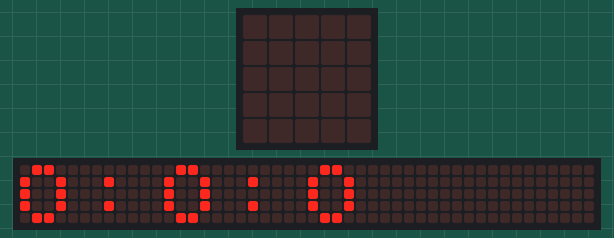
Recording of a program running on a simulated BBC micro:bit (MakeCode). Shown: the board's 5×5 LED display, a strip that is not on the board, showing the scrolling text unrolled. The 48×5 strip is a reading aid, not a part: it shows the text the display is scrolling, unrolled, one strip-width of it at a time.

Above: at 5.17 s.
At 10.67 s:
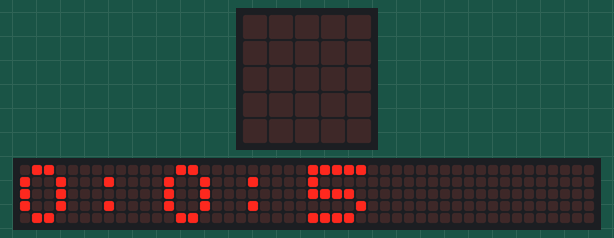
At 16.91 s:
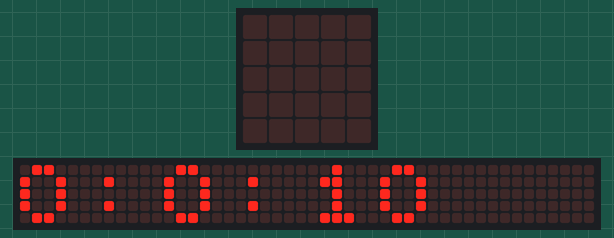
At 23.31 s:
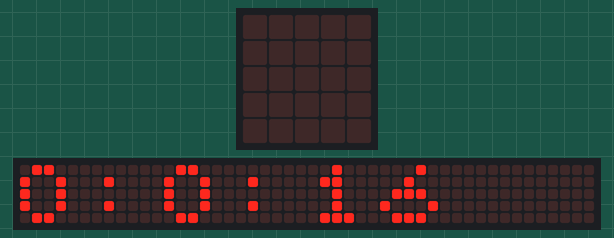
At 29.55 s:
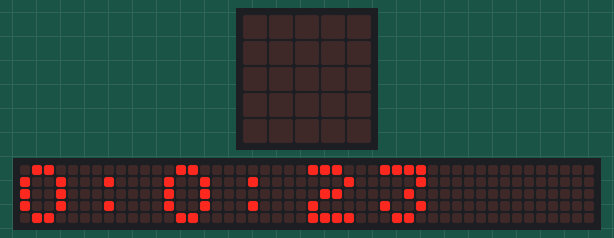
At 35.95 s:
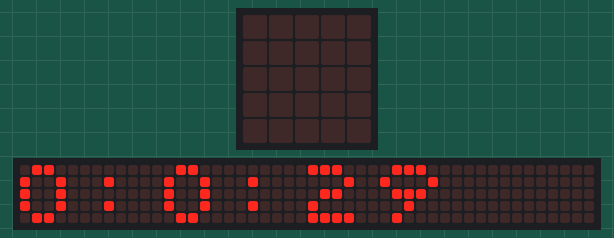

Measured:
- what the display in image 0 shows lasts 0.4 s, from 5.0 s to 5.4 s

The program:

main.ts
```typescript
let hora = 0
let minuto = 0
let segundo = 0
basic.forever(function () {
    if (60 == segundo) {
        segundo = 0
        minuto = minuto + 1
    }
    if (60 == minuto) {
        minuto = 0
        hora = hora + 1
    }
    if (24 == hora) {
        hora = 0
        minuto = 0
        segundo = 0
    }
    basic.pause(1000)
    segundo = segundo + 1
})
basic.forever(function () {
    basic.showString("" + hora + ":" + minuto + ":" + segundo)
})
```

test.ts
```typescript
// aquí va el archivo "tests"; esto no se compilará cuando este paquete se utilice como una extensión.
```
